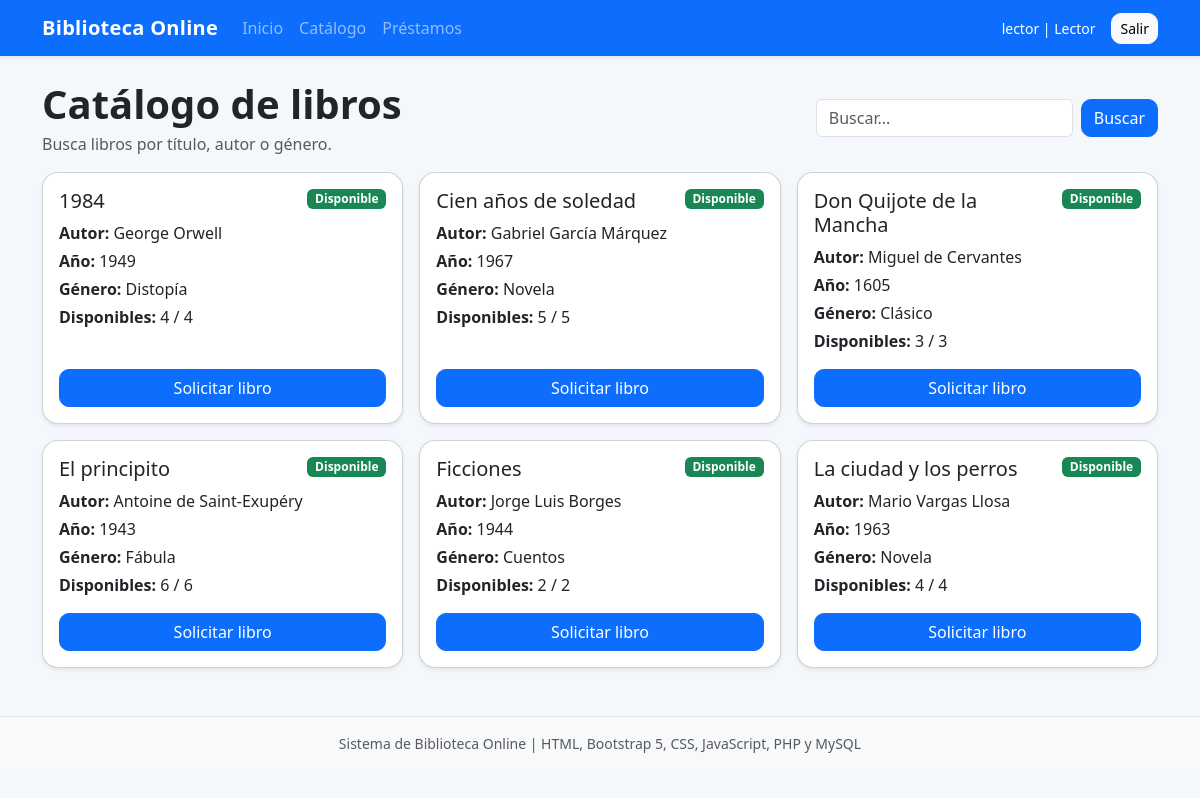
Page /catalog.php (signed in) on the committed database.
### tables this page shows
CREATE TABLE books (
  id INT AUTO_INCREMENT PRIMARY KEY,
  title VARCHAR(50) NOT NULL,
  author VARCHAR(50) NOT NULL,
  year INT,
  genre VARCHAR(50),
  quantity INT NOT NULL
);

### includes/auth.php (called while the page is built, shortened)
<?php
function roleName(): string
{
    return $_SESSION['user']['role_name'] ?? '';
}
function hasRole(array $roles): bool
{
    return in_array(roleName(), $roles, true);
}
function e(?string $value): string
{
    return htmlspecialchars($value ?? '', ENT_QUOTES, 'UTF-8');
}

### catalog.php (the view, shortened to what this page needs)
<?php
require_once __DIR__ . '/config/db.php';
require_once __DIR__ . '/includes/auth.php';
$q = trim($_GET['q'] ?? '');
$params = [];
$sql = 'SELECT books.*, (books.quantity - COALESCE(active.total, 0)) AS available FROM books LEFT JOIN (SELECT book_id, COUNT(*) AS total FROM transactions WHERE date_of_return IS NULL GROUP BY book_id) active ON books.id = active.book_id';
$sql .= ' ORDER BY books.title ASC';
$stmt = $pdo->prepare($sql);
$stmt->execute($params);
$books = $stmt->fetchAll();
include __DIR__ . '/includes/header.php';
?>
<div class="d-flex flex-column flex-md-row justify-content-between align-items-md-center gap-3 mb-3">
    <div>
        <h1 class="fw-bold mb-1">Catálogo de libros</h1>
        <p class="text-muted mb-0">Busca libros por título, autor o género.</p>
    </div>
    <form class="d-flex" method="get">
        <input type="search" name="q" class="form-control me-2" placeholder="Buscar..." value="<?= e($q) ?>">
        <button class="btn btn-primary">Buscar</button>
    </form>
</div>
<div class="row g-3">
<?php foreach ($books as $book): ?>
    <div class="col-md-6 col-lg-4">
        <div class="card h-100 shadow-sm book-card">
            <div class="card-body d-flex flex-column">
                <div class="d-flex justify-content-between align-items-start gap-2 mb-2">
                    <h5 class="card-title mb-0"><?= e($book['title']) ?></h5>
                    <?php if ((int)$book['available'] > 0): ?>
                        <span class="badge bg-success">Disponible</span>
                    <?php else: ?>
                        <span class="badge bg-danger">Agotado</span>
                    <?php endif; ?>
                </div>
                <p class="mb-1"><strong>Autor:</strong> <?= e($book['author']) ?></p>
                <p class="mb-1"><strong>Año:</strong> <?= e((string)$book['year']) ?></p>
                <p class="mb-1"><strong>Género:</strong> <?= e($book['genre']) ?></p>
                <p class="mb-3"><strong>Disponibles:</strong> <?= max(0, (int)$book['available']) ?> / <?= (int)$book['quantity'] ?></p>
                <div class="mt-auto">
                    <?php if (hasRole(['Reader']) && (int)$book['available'] > 0): ?>
                        <form method="post">
                            <button class="btn btn-primary w-100">Solicitar libro</button>
                        </form>
                    <?php elseif (hasRole(['Reader'])): ?>
                        <button class="btn btn-secondary w-100" disabled>No disponible</button>
                    <?php else: ?>
                        <a href="transactions.php" class="btn btn-outline-primary w-100">Gestionar préstamo</a>
                    <?php endif; ?>
                </div>
            </div>
        </div>
    </div>
<?php endforeach; ?>
</div>
<?php include __DIR__ . '/includes/footer.php'; ?>

### assets/css/style.css (style rules this page uses)
:root { --soft-bg: #f4f7fb; }
body { background: var(--soft-bg); }
.card { border-radius: 16px; }
.book-card { transition: transform .2s ease, box-shadow .2s ease; }
.btn { border-radius: 10px; }

### rows in the picture
books: title "1984", author "George Orwell", year "1949", genre "Distopía", max(0, (int)$book['available']) "4", quantity "4"
books: title "Cien años de soledad", author "Gabriel García Márquez", year "1967", genre "Novela", max(0, (int)$book['available']) "5", quantity "5"
books: title "Don Quijote de la Mancha", author "Miguel de Cervantes", year "1605", genre "Clásico", max(0, (int)$book['available']) "3", quantity "3"
books: title "El principito", author "Antoine de Saint-Exupéry", year "1943", genre "Fábula", max(0, (int)$book['available']) "6", quantity "6"
books: title "Ficciones", author "Jorge Luis Borges", year "1944", genre "Cuentos", max(0, (int)$book['available']) "2", quantity "2"
books: title "La ciudad y los perros", author "Mario Vargas Llosa", year "1963", genre "Novela", max(0, (int)$book['available']) "4", quantity "4"

### other values in the picture
$user['username'] "lector"
spanishRole($user['role_name']) "Lector"
